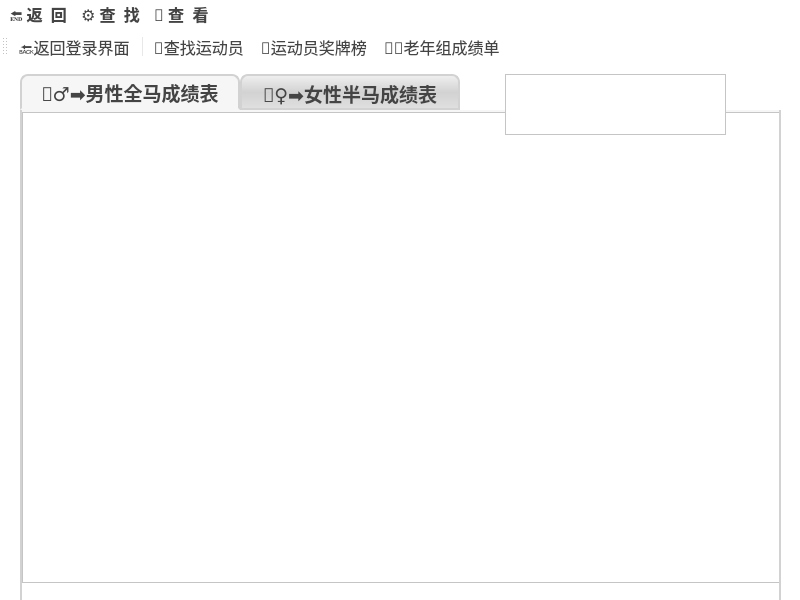
<?xml version="1.0" encoding="UTF-8"?>
<ui version="4.0">
 <class>ShowWindow</class>
 <widget class="QMainWindow" name="ShowWindow">
  <property name="geometry">
   <rect>
    <x>0</x>
    <y>0</y>
    <width>800</width>
    <height>600</height>
   </rect>
  </property>
  <property name="font">
   <font>
    <family>微软雅黑</family>
    <pointsize>12</pointsize>
    <bold>false</bold>
   </font>
  </property>
  <property name="windowTitle">
   <string>运动员成绩查看界面</string>
  </property>
  <property name="styleSheet">
   <string notr="true">
color: rgb(68, 68, 68);
background-color: rgb(255, 255, 255);
border-color: rgb(68, 68, 68);
background-image: url(:/images/background.png);
background-repeat: no-repeat;  /* 防止图片重复 */
</string>
  </property>
  <widget class="QWidget" name="centralwidget">
   <property name="styleSheet">
    <string notr="true">background-image: url(:/images/background.png);
background-repeat: no-repeat;  /* 防止图片重复 */
</string>
   </property>
   <widget class="QTabWidget" name="tabWidget">
    <property name="geometry">
     <rect>
      <x>20</x>
      <y>10</y>
      <width>761</width>
      <height>541</height>
     </rect>
    </property>
    <property name="sizePolicy">
     <sizepolicy hsizetype="Maximum" vsizetype="Maximum">
      <horstretch>0</horstretch>
      <verstretch>0</verstretch>
     </sizepolicy>
    </property>
    <property name="font">
     <font>
      <family>微软雅黑</family>
      <pointsize>14</pointsize>
      <bold>true</bold>
     </font>
    </property>
    <property name="layoutDirection">
     <enum>Qt::LeftToRight</enum>
    </property>
    <property name="styleSheet">
     <string notr="true">QTabWidget::pane{
	border: 2px solid rgb(210, 210, 210);
	background:rgb(246, 246, 246);
	border-top-color:transparent;
}
QTabWidget::tab-bar{
	background:rgb(0, 0, 0);
	subcontrol-position:left;
}
QTabBar::tab{
	width:216px;/*宽度根据实际需要进行调整*/
	height:32px;
	background:rgb(210, 210, 210);
	border: 2px solid rgb(210, 210, 210);
	border-top-left-radius: 8px;
	border-top-right-radius: 8px;
}
QTabBar::tab:selected{	
	background:rgb(246, 246, 246);
	border-bottom-color:rgb(246, 246, 246);
}
QTabBar::tab:!selected{
	background:qlineargradient(spread:pad, x1:0, y1:0, x2:0, y2:1, stop:0 rgba(240, 240, 240, 255), stop:0.5 rgba(210, 210, 210, 255), stop:1 rgba(225, 225, 225, 255));
}


 </string>
    </property>
    <property name="currentIndex">
     <number>0</number>
    </property>
    <property name="iconSize">
     <size>
      <width>24</width>
      <height>32</height>
     </size>
    </property>
    <property name="elideMode">
     <enum>Qt::ElideMiddle</enum>
    </property>
    <widget class="QWidget" name="MAN_tab">
     <property name="font">
      <font>
       <family>微软雅黑</family>
       <pointsize>9</pointsize>
       <bold>true</bold>
      </font>
     </property>
     <property name="styleSheet">
      <string notr="true"/>
     </property>
     <attribute name="title">
      <string>🏃‍♂️‍➡️男性全马成绩表</string>
     </attribute>
     <widget class="QTableView" name="tableView_man">
      <property name="geometry">
       <rect>
        <x>0</x>
        <y>0</y>
        <width>761</width>
        <height>471</height>
       </rect>
      </property>
      <property name="sizePolicy">
       <sizepolicy hsizetype="Maximum" vsizetype="Maximum">
        <horstretch>0</horstretch>
        <verstretch>0</verstretch>
       </sizepolicy>
      </property>
      <property name="font">
       <font>
        <family>微软雅黑</family>
        <pointsize>12</pointsize>
       </font>
      </property>
     </widget>
    </widget>
    <widget class="QWidget" name="WOMAN_tab">
     <property name="font">
      <font>
       <family>幼圆</family>
       <pointsize>9</pointsize>
      </font>
     </property>
     <property name="styleSheet">
      <string notr="true"/>
     </property>
     <attribute name="title">
      <string>🏃‍♀️‍➡️女性半马成绩表</string>
     </attribute>
     <widget class="QTableView" name="tableView_woman">
      <property name="geometry">
       <rect>
        <x>0</x>
        <y>0</y>
        <width>761</width>
        <height>471</height>
       </rect>
      </property>
      <property name="sizePolicy">
       <sizepolicy hsizetype="Maximum" vsizetype="Maximum">
        <horstretch>0</horstretch>
        <verstretch>0</verstretch>
       </sizepolicy>
      </property>
      <property name="font">
       <font>
        <family>微软雅黑</family>
        <pointsize>12</pointsize>
       </font>
      </property>
     </widget>
    </widget>
   </widget>
   <widget class="QTableView" name="tableView_record">
    <property name="geometry">
     <rect>
      <x>505</x>
      <y>10</y>
      <width>221</width>
      <height>61</height>
     </rect>
    </property>
    <property name="font">
     <font>
      <family>微软雅黑</family>
      <pointsize>24</pointsize>
      <bold>true</bold>
     </font>
    </property>
   </widget>
  </widget>
  <widget class="QMenuBar" name="menubar">
   <property name="geometry">
    <rect>
     <x>0</x>
     <y>0</y>
     <width>800</width>
     <height>22</height>
    </rect>
   </property>
   <property name="sizePolicy">
    <sizepolicy hsizetype="MinimumExpanding" vsizetype="Fixed">
     <horstretch>0</horstretch>
     <verstretch>0</verstretch>
    </sizepolicy>
   </property>
   <property name="font">
    <font>
     <family>微软雅黑</family>
     <pointsize>12</pointsize>
     <bold>true</bold>
    </font>
   </property>
   <widget class="QMenu" name="menureturn">
    <property name="font">
     <font>
      <family>微软雅黑</family>
      <pointsize>12</pointsize>
      <bold>true</bold>
     </font>
    </property>
    <property name="title">
     <string>🔚 返  回</string>
    </property>
    <addaction name="actionHomePage"/>
   </widget>
   <widget class="QMenu" name="menufind">
    <property name="font">
     <font>
      <family>微软雅黑</family>
      <pointsize>12</pointsize>
      <bold>true</bold>
     </font>
    </property>
    <property name="title">
     <string>⚙️ 查  找</string>
    </property>
    <addaction name="actionfind"/>
   </widget>
   <widget class="QMenu" name="menurank">
    <property name="font">
     <font>
      <family>微软雅黑</family>
      <pointsize>12</pointsize>
      <bold>true</bold>
     </font>
    </property>
    <property name="title">
     <string>📜 查  看</string>
    </property>
    <addaction name="actionrankboard"/>
    <addaction name="actionold"/>
   </widget>
   <addaction name="menureturn"/>
   <addaction name="menufind"/>
   <addaction name="menurank"/>
  </widget>
  <widget class="QToolBar" name="toolBar">
   <property name="windowTitle">
    <string>toolBar</string>
   </property>
   <attribute name="toolBarArea">
    <enum>TopToolBarArea</enum>
   </attribute>
   <attribute name="toolBarBreak">
    <bool>false</bool>
   </attribute>
   <addaction name="actionHomePage"/>
   <addaction name="separator"/>
   <addaction name="actionfind"/>
   <addaction name="actionrankboard"/>
   <addaction name="actionold"/>
  </widget>
  <action name="actionfind">
   <property name="text">
    <string>🔎查找运动员</string>
   </property>
   <property name="font">
    <font>
     <family>微软雅黑</family>
     <pointsize>12</pointsize>
    </font>
   </property>
  </action>
  <action name="actionrankboard">
   <property name="text">
    <string>🏅运动员奖牌榜</string>
   </property>
   <property name="font">
    <font>
     <family>微软雅黑</family>
     <pointsize>12</pointsize>
    </font>
   </property>
  </action>
  <action name="actionHomePage">
   <property name="text">
    <string>🔙返回登录界面</string>
   </property>
   <property name="font">
    <font>
     <family>微软雅黑</family>
     <pointsize>12</pointsize>
    </font>
   </property>
  </action>
  <action name="actionold">
   <property name="text">
    <string>🧑‍🦳老年组成绩单</string>
   </property>
   <property name="font">
    <font>
     <family>微软雅黑</family>
     <pointsize>12</pointsize>
    </font>
   </property>
  </action>
 </widget>
 <resources/>
 <connections/>
</ui>
